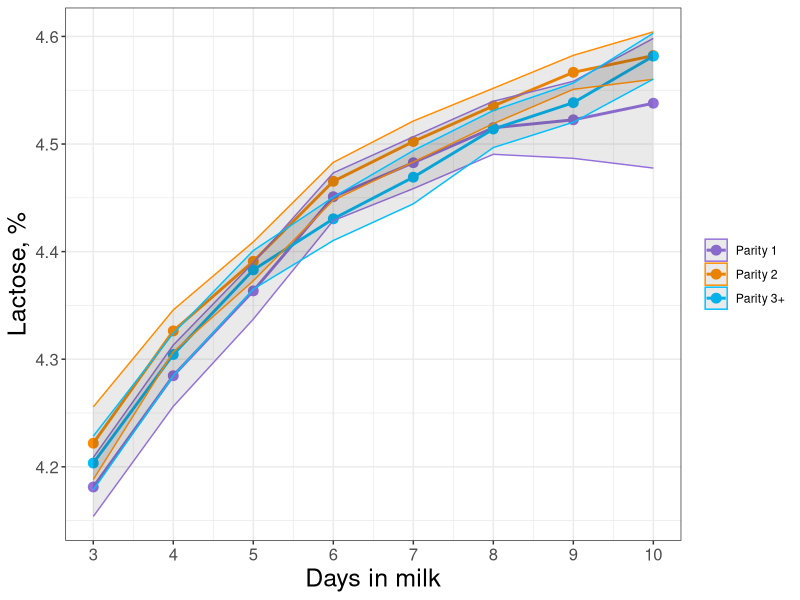
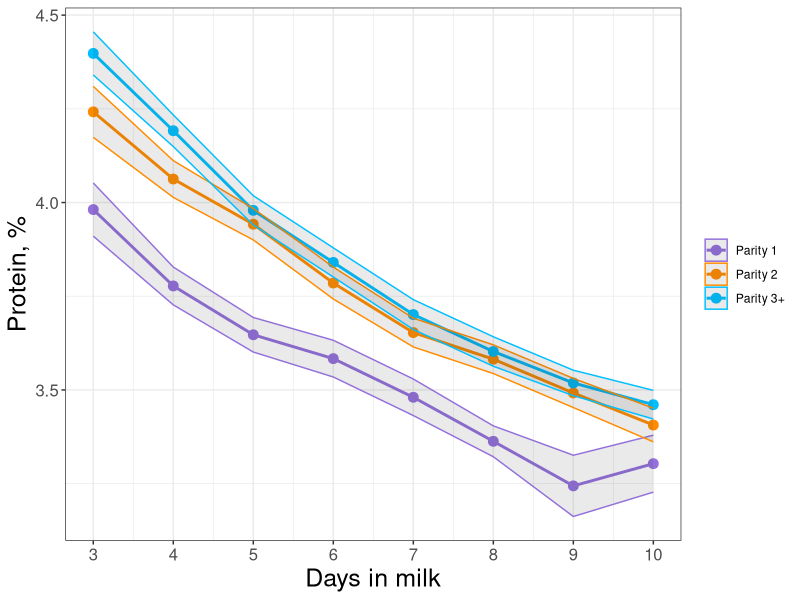
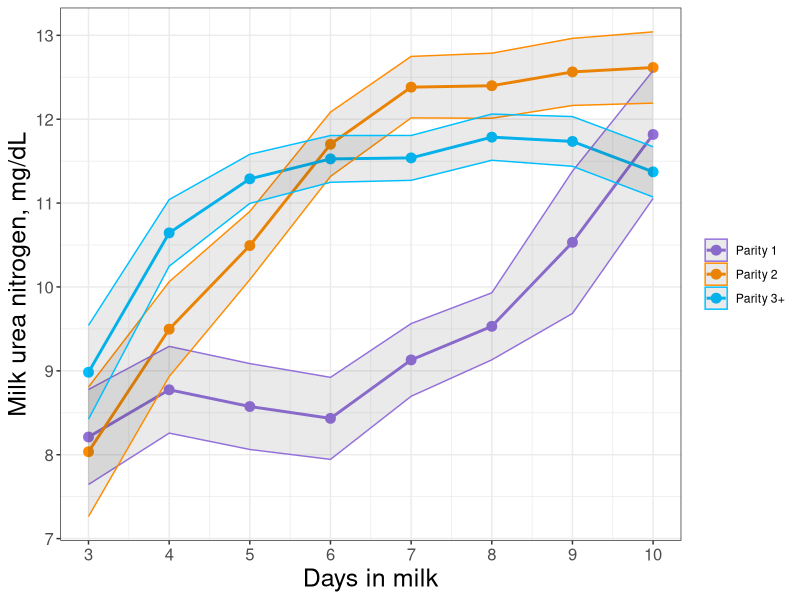
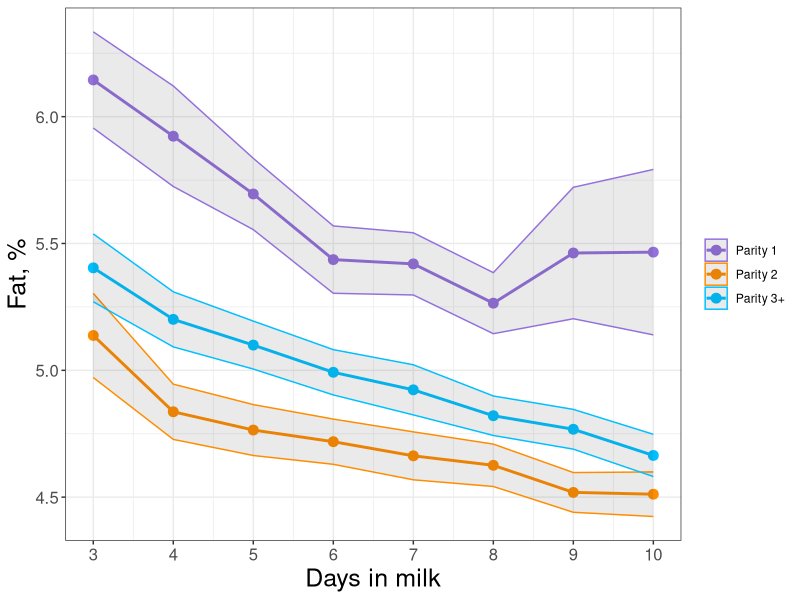
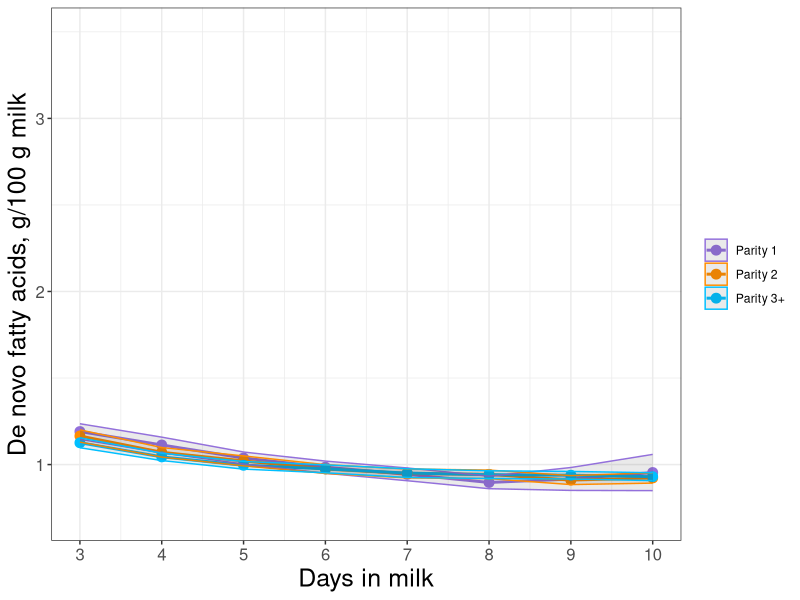
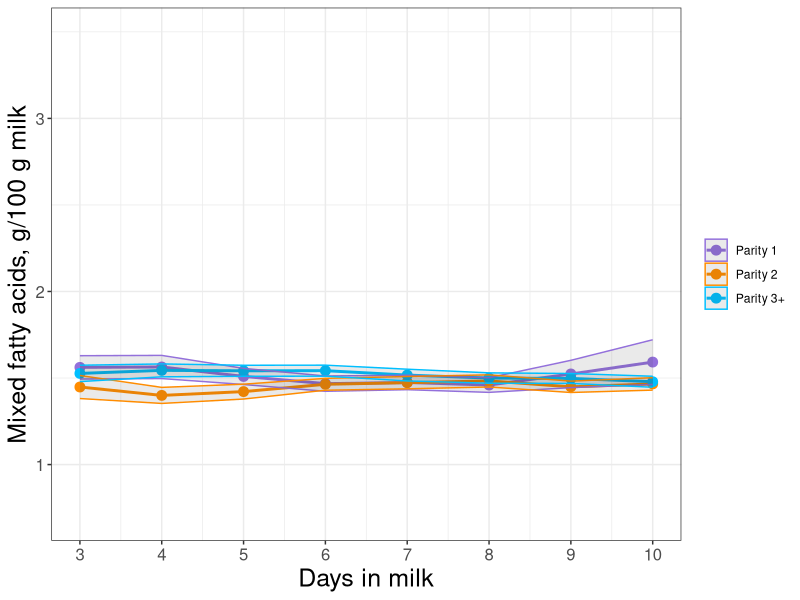
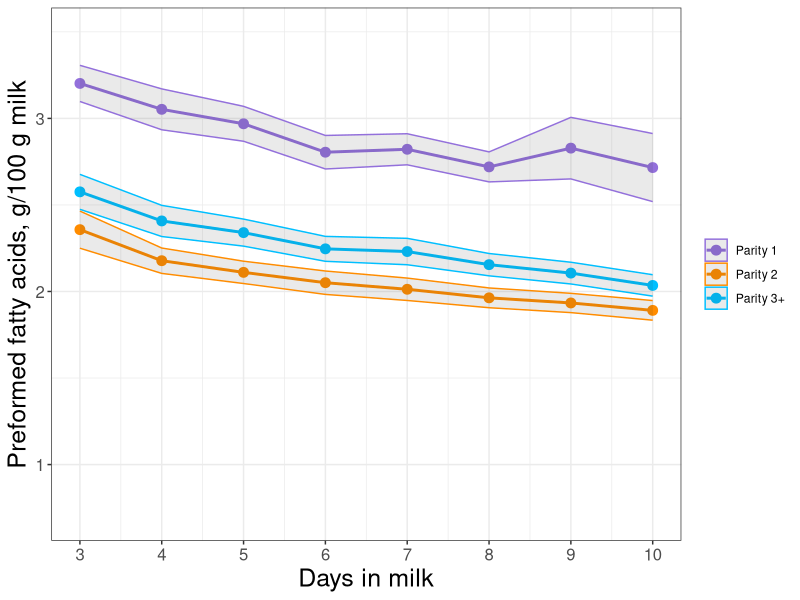
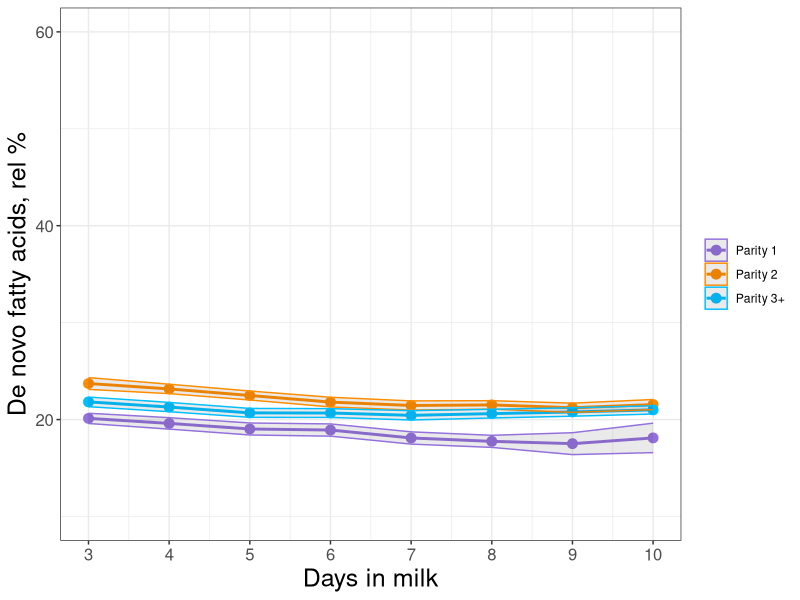

Reproduce these figures in R, in order.
# Script for generating final descriptive figures


# Formatting settings for figures -----------------------------------------

image.width = 8
image.height = 5




# Loading packages --------------------------------------------------------

library(tidyr)
library(dplyr)
library(ggplot2)
library(readr)




# Data import and cleaning ------------------------------------------------

df <- read_csv("FINAL dataset.csv")


# Here, I filter the dataset to only include the relevant variables (cow ID, potential predictors, health events) and restrict the dataset to the timepoints 3-10 DIM. I also remove 7 jersey cows from the dataset.
df = df %>% 
  select(cow_id, dim, milkweightlbs, parity, dim_met, dim_da, dim_ket, dim_cull, dim_mast, lactose, protein, mun, fatb70a30, denovofa, mixedfa, preformedfa, dnrel, mixrel, pfrel, c160,
         c180, c181c9, acetone, nefaPREDICTED, bhbPREDICTED) %>% 
  filter(dim<=10 & dim>=3) %>% 
  filter(cow_id != 30351 & cow_id != 38267 & cow_id != 38469 & cow_id != 38836 & 
           cow_id != 60614 & cow_id != 60619 & cow_id != 60630)

# This creates binary variables for health outcomes. We only want to consider illness within the first 14 days because that is when most cows leave the pen of concern. A cow is therefore considered "sick" if it has metritis, ketosis, or DA.
df$metritis = 0; df$metritis[!is.na(df$dim_met) & df$dim_met <= 14] = 1
df$DA = 0; df$DA[!is.na(df$dim_da) & df$dim_da <= 14] = 1
df$ketosis = 0; df$ketosis[!is.na(df$dim_ket) & df$dim_ket <= 14] = 1
df$cull = 0; df$cull[!is.na(df$dim_cull)] = 1
df$mastitis = 0; df$mastitis[!is.na(df$dim_mast)] = 1
df$sick= 0; df$sick[df$metritis + df$DA + df$ketosis != 0] = 1
df$multiparous = 0; df$multiparous[df$parity>1] = 1
df$multiparous = as.factor(df$multiparous)


### Removes milk collections from dataset after they get sick (from ketosis, DA, metritis, or mastitis). We suspect that the milk composition will be disrupted, and we only are interested in predicting health outcomes from samples taken before they are diagnosed as sick. Mastitis is not a health outcome of concern for this study, but we highly suspect it will significantly impact milk composition.
df = df %>% 
  filter( (dim<=dim_ket | is.na(dim_ket)) &
            (dim<=dim_da | is.na(dim_da)) &
            (dim<=dim_met | is.na(dim_met)) &
            (dim<=dim_mast | is.na(dim_mast)) )

df$multi = 0; df$multi[df$parity == 2] = 1; df$multi[df$parity >= 3] = 2
df$multi = as.factor(df$multi)
levels(df$multi) = c("Parity 1", "Parity 2", "Parity 3+")

#
#
#
#

### End of initial data modification



# Lactose -----------------------------------------------------------------

# Lactose
dta = df %>% 
  group_by(dim, multi) %>% 
  summarise(se = sd(lactose) / sqrt(n()), lactose = mean(lactose))

lactose.plot = ggplot(data = dta, aes(x = dim, y = lactose, color = multi, group = multi)) +
  geom_line(size = 1) +
  geom_point(size = 3) +
  geom_ribbon(aes(ymin = dta$lactose - 1.96*dta$se, ymax = dta$lactose + 1.96*dta$se), alpha = 0.1) +
  xlab("Days in milk") + ylab("Lactose, %") + labs(color=NULL) +
  scale_x_continuous(breaks = 3:10) +
  scale_color_manual(values=c("mediumpurple", "darkorange", "deepskyblue1")) +
  theme_bw() +
  theme(axis.text = element_text(size = 12), 
        axis.title = element_text(size=18))

ggsave(plot = lactose.plot, filename = "figures-and-final-scripts/figures/lactose.png", width = image.width, height = image.height)




# Protein -----------------------------------------------------------------

# Protein
dta = df %>% 
  group_by(dim, multi) %>% 
  summarise(se = sd(protein) / sqrt(n()), protein = mean(protein))

protein.plot = ggplot(data = dta, aes(x = dim, y = protein, color = multi, group = multi)) +
  geom_line(size = 1) +
  geom_point(size = 3) +
  geom_ribbon(aes(ymin = dta$protein - 1.96*dta$se, ymax = dta$protein + 1.96*dta$se), alpha = 0.1) +
  xlab("Days in milk") + ylab("Protein, %") + labs(color=NULL) +
  scale_x_continuous(breaks = 3:10) +
  scale_color_manual(values=c("mediumpurple", "darkorange", "deepskyblue1")) +
  theme_bw() +
  theme(axis.text = element_text(size = 12), 
        axis.title = element_text(size=18))

ggsave(plot = protein.plot, filename = "figures-and-final-scripts/figures/protein.png", width = image.width, height = image.height)




# Milk Urea Nitrogen ------------------------------------------------------

# MUN
dta = df %>% 
  group_by(dim, multi) %>% 
  summarise(se = sd(mun) / sqrt(n()), mun = mean(mun))

mun.plot = ggplot(data = dta, aes(x = dim, y = mun, color = multi, group = multi)) +
  geom_line(size = 1) +
  geom_point(size = 3) +
  geom_ribbon(aes(ymin = dta$mun - 1.96*dta$se, ymax = dta$mun + 1.96*dta$se), alpha = 0.1) +
  xlab("Days in milk") + ylab("Milk urea nitrogen, mg/dL") + labs(color=NULL) +
  scale_x_continuous(breaks = 3:10) +
  scale_color_manual(values=c("mediumpurple", "darkorange", "deepskyblue1")) +
  theme_bw() +
  theme(axis.text = element_text(size = 12), 
        axis.title = element_text(size=18))

ggsave(plot = mun.plot, filename = "figures-and-final-scripts/figures/mun.png", width = image.width, height = image.height)




# Fat ---------------------------------------------------------------------

# Fat
dta = df %>% 
  group_by(dim, multi) %>% 
  summarise(se = sd(fatb70a30) / sqrt(n()), fatb70a30 = mean(fatb70a30))

fat.plot = ggplot(data = dta, aes(x = dim, y = fatb70a30, color = multi, group = multi)) +
  geom_line(size = 1) +
  geom_point(size = 3) +
  geom_ribbon(aes(ymin = dta$fatb70a30 - 1.96*dta$se, ymax = dta$fatb70a30 + 1.96*dta$se), alpha = 0.1) +
  xlab("Days in milk") + ylab("Fat, %") + labs(color=NULL) +
  scale_x_continuous(breaks = 3:10) +
  scale_color_manual(values=c("mediumpurple", "darkorange", "deepskyblue1")) +
  theme_bw() +
  theme(axis.text = element_text(size = 12), 
        axis.title = element_text(size=18))

ggsave(plot = fat.plot, filename = "figures-and-final-scripts/figures/fat.png", width = image.width, height = image.height)





# De novo fatty acids -----------------------------------------------------

# De Novo FA
dta = df %>% 
  group_by(dim, multi) %>% 
  summarise(se = sd(denovofa) / sqrt(n()), denovofa = mean(denovofa))

denovo.plot = ggplot(data = dta, aes(x = dim, y = denovofa, color = multi, group = multi)) +
  geom_line(size = 1) +
  geom_point(size = 3) +
  geom_ribbon(aes(ymin = dta$denovofa - 1.96*dta$se, ymax = dta$denovofa + 1.96*dta$se), alpha = 0.1) +
  xlab("Days in milk") + ylab("De novo fatty acids, g/100 g milk") + labs(color=NULL) + ylim(0.7,3.5) +
  scale_x_continuous(breaks = 3:10) +
  scale_color_manual(values=c("mediumpurple", "darkorange", "deepskyblue1")) +
  theme_bw() +
  theme(axis.text = element_text(size = 12), 
        axis.title = element_text(size=18))

ggsave(plot = denovo.plot, filename = "figures-and-final-scripts/figures/denovo.png", width = image.width, height = image.height)





# Mixed fatty acids -------------------------------------------------------

# Mixed FA
dta = df %>% 
  group_by(dim, multi) %>% 
  summarise(se = sd(mixedfa) / sqrt(n()), mixedfa = mean(mixedfa))

mixed.plot = ggplot(data = dta, aes(x = dim, y = mixedfa, color = multi, group = multi)) +
  geom_line(size = 1) +
  geom_point(size = 3) +
  geom_ribbon(aes(ymin = dta$mixedfa - 1.96*dta$se, ymax = dta$mixedfa + 1.96*dta$se), alpha = 0.1) +
  xlab("Days in milk") + ylab("Mixed fatty acids, g/100 g milk") + labs(color=NULL) + ylim(0.7,3.5) +
  scale_x_continuous(breaks = 3:10) +
  scale_color_manual(values=c("mediumpurple", "darkorange", "deepskyblue1")) +
  theme_bw() +
  theme(axis.text = element_text(size = 12), 
        axis.title = element_text(size=18))

ggsave(plot = mixed.plot, filename = "figures-and-final-scripts/figures/mixed.png", width = image.width, height = image.height)




# Preformed fatty acids ---------------------------------------------------

# Preformed FA
dta = df %>% 
  group_by(dim, multi) %>% 
  summarise(se = sd(preformedfa) / sqrt(n()), preformedfa = mean(preformedfa))

preformed.plot = ggplot(data = dta, aes(x = dim, y = preformedfa, color = multi, group = multi)) +
  geom_line(size = 1) +
  geom_point(size = 3) +
  geom_ribbon(aes(ymin = dta$preformedfa - 1.96*dta$se, ymax = dta$preformedfa + 1.96*dta$se), alpha = 0.1) +
  xlab("Days in milk") + ylab("Preformed fatty acids, g/100 g milk") + labs(color=NULL) + ylim(0.7,3.5) +
  scale_x_continuous(breaks = 3:10) +
  scale_color_manual(values=c("mediumpurple", "darkorange", "deepskyblue1")) +
  theme_bw() +
  theme(axis.text = element_text(size = 12), 
        axis.title = element_text(size=18))

ggsave(plot = preformed.plot, filename = "figures-and-final-scripts/figures/preformed.png", width = image.width, height = image.height)




# Rel. % de novo fatty acids ----------------------------------------------

# Relative % of De Novo FA
dta = df %>% 
  group_by(dim, multi) %>% 
  summarise(se = sd(dnrel) / sqrt(n()), dnrel = mean(dnrel))

rel.denovo.plot = ggplot(data = dta, aes(x = dim, y = dnrel, color = multi, group = multi)) +
  geom_line(size = 1) +
  geom_point(size = 3) +
  geom_ribbon(aes(ymin = dta$dnrel - 1.96*dta$se, ymax = dta$dnrel + 1.96*dta$se), alpha = 0.1) +
  xlab("Days in milk") + ylab("De novo fatty acids, rel %") + labs(color=NULL) + ylim(10,60) +
  scale_x_continuous(breaks = 3:10) +
  scale_color_manual(values=c("mediumpurple", "darkorange", "deepskyblue1")) +
  theme_bw() +
  theme(axis.text = element_text(size = 12), 
        axis.title = element_text(size=18))

ggsave(plot = rel.denovo.plot, filename = "figures-and-final-scripts/figures/rel-denovo.png", width = image.width, height = image.height)



# Rel. % mixed fatty acids ------------------------------------------------

# Relative % of Mixed FA
dta = df %>% 
  group_by(dim, multi) %>% 
  summarise(se = sd(mixrel) / sqrt(n()), mixrel = mean(mixrel))

rel.mixed.plot = ggplot(data = dta, aes(x = dim, y = mixrel, color = multi, group = multi)) +
  geom_line(size = 1) +
  geom_point(size = 3) +
  geom_ribbon(aes(ymin = dta$mixrel - 1.96*dta$se, ymax = dta$mixrel + 1.96*dta$se), alpha = 0.1) +
  xlab("Days in milk") + ylab("Mixed fatty acids, rel %") + labs(color=NULL) + ylim(10,60) +
  scale_x_continuous(breaks = 3:10) +
  scale_color_manual(values=c("mediumpurple", "darkorange", "deepskyblue1")) +
  theme_bw() +
  theme(axis.text = element_text(size = 12), 
        axis.title = element_text(size=18))

ggsave(plot = rel.mixed.plot, filename = "figures-and-final-scripts/figures/rel-mixed.png", width = image.width, height = image.height)




# Rel. % preformed fatty acids --------------------------------------------

# Relative % of Preformed FA
dta = df %>% 
  group_by(dim, multi) %>% 
  summarise(se = sd(pfrel) / sqrt(n()), pfrel = mean(pfrel))

rel.preformed.plot = ggplot(data = dta, aes(x = dim, y = pfrel, color = multi, group = multi)) +
  geom_line(size = 1) +
  geom_point(size = 3) +
  geom_ribbon(aes(ymin = dta$pfrel - 1.96*dta$se, ymax = dta$pfrel + 1.96*dta$se), alpha = 0.1) +
  xlab("Days in milk") + ylab("Preformed fatty acids, rel %") + labs(color=NULL) + ylim(10,60) +
  scale_x_continuous(breaks = 3:10) +
  scale_color_manual(values=c("mediumpurple", "darkorange", "deepskyblue1")) +
  theme_bw() +
  theme(axis.text = element_text(size = 12), 
        axis.title = element_text(size=18))

ggsave(plot = rel.preformed.plot, filename = "figures-and-final-scripts/figures/rel-preformed.png", width = image.width, height = image.height)




# C16:0 -------------------------------------------------------------------

# c160
dta = df %>% 
  group_by(dim, multi) %>% 
  summarise(se = sd(c160) / sqrt(n()), c160 = mean(c160))

c160.plot = ggplot(data = dta, aes(x = dim, y = c160, color = multi, group = multi)) +
  geom_line(size = 1) +
  geom_point(size = 3) +
  geom_ribbon(aes(ymin = dta$c160 - 1.96*dta$se, ymax = dta$c160 + 1.96*dta$se), alpha = 0.1) +
  xlab("Days in milk") + ylab("C16:0, g/100 g milk") + labs(color=NULL) + ylim(0.4,1.8) +
  scale_x_continuous(breaks = 3:10) +
  scale_color_manual(values=c("mediumpurple", "darkorange", "deepskyblue1")) +
  theme_bw() +
  theme(axis.text = element_text(size = 12), 
        axis.title = element_text(size=18))

ggsave(plot = c160.plot, filename = "figures-and-final-scripts/figures/c160.png", width = image.width, height = image.height)




# C18:0 -------------------------------------------------------------------

# c180
dta = df %>% 
  group_by(dim, multi) %>% 
  summarise(se = sd(c180) / sqrt(n()), c180 = mean(c180))

c180.plot = ggplot(data = dta, aes(x = dim, y = c180, color = multi, group = multi)) +
  geom_line(size = 1) +
  geom_point(size = 3) +
  geom_ribbon(aes(ymin = dta$c180 - 1.96*dta$se, ymax = dta$c180 + 1.96*dta$se), alpha = 0.1) +
  xlab("Days in milk") + ylab("C18:0, g/100 g milk") + labs(color=NULL) + ylim(0.4,1.8) +
  scale_x_continuous(breaks = 3:10) +
  scale_color_manual(values=c("mediumpurple", "darkorange", "deepskyblue1")) +
  theme_bw() +
  theme(axis.text = element_text(size = 12), 
        axis.title = element_text(size=18))

ggsave(plot = c180.plot, filename = "figures-and-final-scripts/figures/c180.png", width = image.width, height = image.height)




# C18:1 cis-9 -------------------------------------------------------------

# c181c9
dta = df %>% 
  group_by(dim, multi) %>% 
  summarise(se = sd(c181c9) / sqrt(n()), c181c9 = mean(c181c9))

c181c9.plot = ggplot(data = dta, aes(x = dim, y = c181c9, color = multi, group = multi)) +
  geom_line(size = 1) +
  geom_point(size = 3) +
  geom_ribbon(aes(ymin = dta$c181c9 - 1.96*dta$se, ymax = dta$c181c9 + 1.96*dta$se), alpha = 0.1) +
  xlab("Days in milk") + ylab("C18:1 cis-9, g/100 g milk") + labs(color=NULL) + ylim(0.4,1.8) +
  scale_x_continuous(breaks = 3:10) +
  scale_color_manual(values=c("mediumpurple", "darkorange", "deepskyblue1")) +
  theme_bw() +
  theme(axis.text = element_text(size = 12), 
        axis.title = element_text(size=18))

ggsave(plot = c181c9.plot, filename = "figures-and-final-scripts/figures/c181c9.png", width = image.width, height = image.height)




# Acetone -----------------------------------------------------------------

# Acetone
dta = df %>% 
  group_by(dim, multi) %>% 
  summarise(se = sd(acetone) / sqrt(n()), acetone = mean(acetone))

acetone.plot = ggplot(data = dta, aes(x = dim, y = acetone, color = multi, group = multi)) +
  geom_line(size = 1) +
  geom_point(size = 3) +
  geom_ribbon(aes(ymin = dta$acetone - 1.96*dta$se, ymax = dta$acetone + 1.96*dta$se), alpha = 0.1) +
  xlab("Days in milk") + ylab("mACE, mmol/L") + labs(color=NULL) +
  scale_x_continuous(breaks = 3:10) +
  scale_color_manual(values=c("mediumpurple", "darkorange", "deepskyblue1")) +
  theme_bw() +
  theme(axis.text = element_text(size = 12), 
        axis.title = element_text(size=18))

ggsave(plot = acetone.plot, filename = "figures-and-final-scripts/figures/acetone.png", width = image.width, height = image.height)




# Predicted blood NEFA ----------------------------------------------------

# nefaPREDICTED
df.scaled.nefa = df %>% 
  mutate(nefaPREDICTED = nefaPREDICTED/1000)

dta = df.scaled.nefa %>% 
  group_by(dim, multi) %>% 
  summarise(se = sd(nefaPREDICTED) / sqrt(n()), nefaPREDICTED = mean(nefaPREDICTED))

nefa.plot = ggplot(data = dta, aes(x = dim, y = nefaPREDICTED, color = multi, group = multi)) +
  geom_line(size = 1) +
  geom_point(size = 3) +
  geom_ribbon(aes(ymin = dta$nefaPREDICTED - 1.96*dta$se, ymax = dta$nefaPREDICTED + 1.96*dta$se), alpha = 0.1) +
  xlab("Days in milk") + ylab("mpbNEFA, mmol/L") + labs(color=NULL) +
  scale_x_continuous(breaks = 3:10) +
  scale_color_manual(values=c("mediumpurple", "darkorange", "deepskyblue1")) +
  theme_bw() +
  theme(axis.text = element_text(size = 12), 
        axis.title = element_text(size=18))

ggsave(plot = nefa.plot, filename = "figures-and-final-scripts/figures/nefa.png", width = image.width, height = image.height)




# BHB ---------------------------------------------------------------------

#bhbPREDICTED
dta = df %>% 
  group_by(dim, multi) %>% 
  summarise(se = sd(bhbPREDICTED) / sqrt(n()), bhbPREDICTED = mean(bhbPREDICTED))

bhb.plot = ggplot(data = dta, aes(x = dim, y = bhbPREDICTED, color = multi, group = multi)) +
  geom_line(size = 1) +
  geom_point(size = 3) +
  geom_ribbon(aes(ymin = dta$bhbPREDICTED - 1.96*dta$se, ymax = dta$bhbPREDICTED + 1.96*dta$se), alpha = 0.1) +
  xlab("Days in milk") + ylab("mBHB, mmol/L") + labs(color=NULL) +
  scale_x_continuous(breaks = 3:10) +
  scale_color_manual(values=c("mediumpurple", "darkorange", "deepskyblue1")) +
  theme_bw() +
  theme(axis.text = element_text(size = 12), 
        axis.title = element_text(size=18))

ggsave(plot = bhb.plot, filename = "figures-and-final-scripts/figures/bhb.png", width = image.width, height = image.height)

